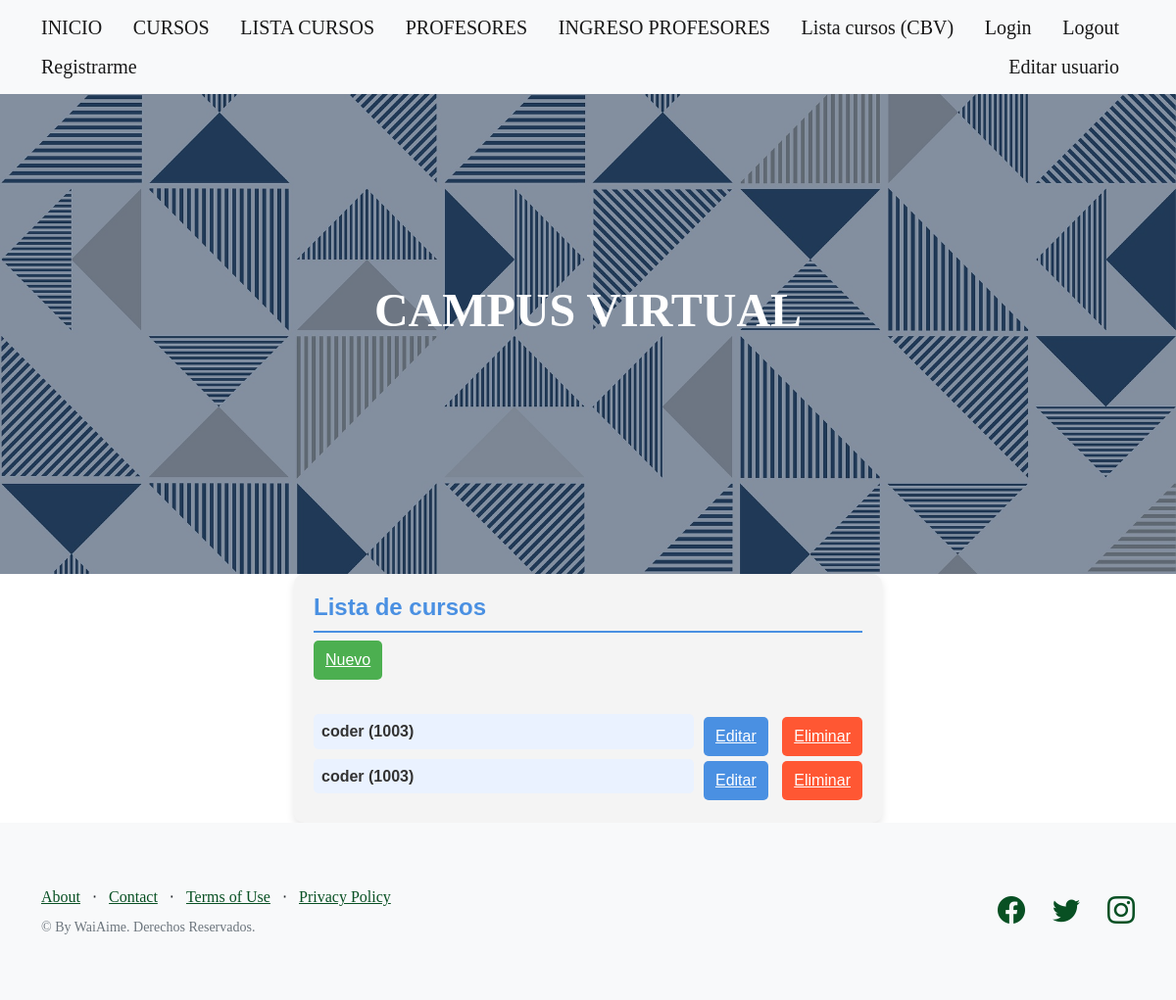
Before: /AppCoder/curso/list with the older database file.
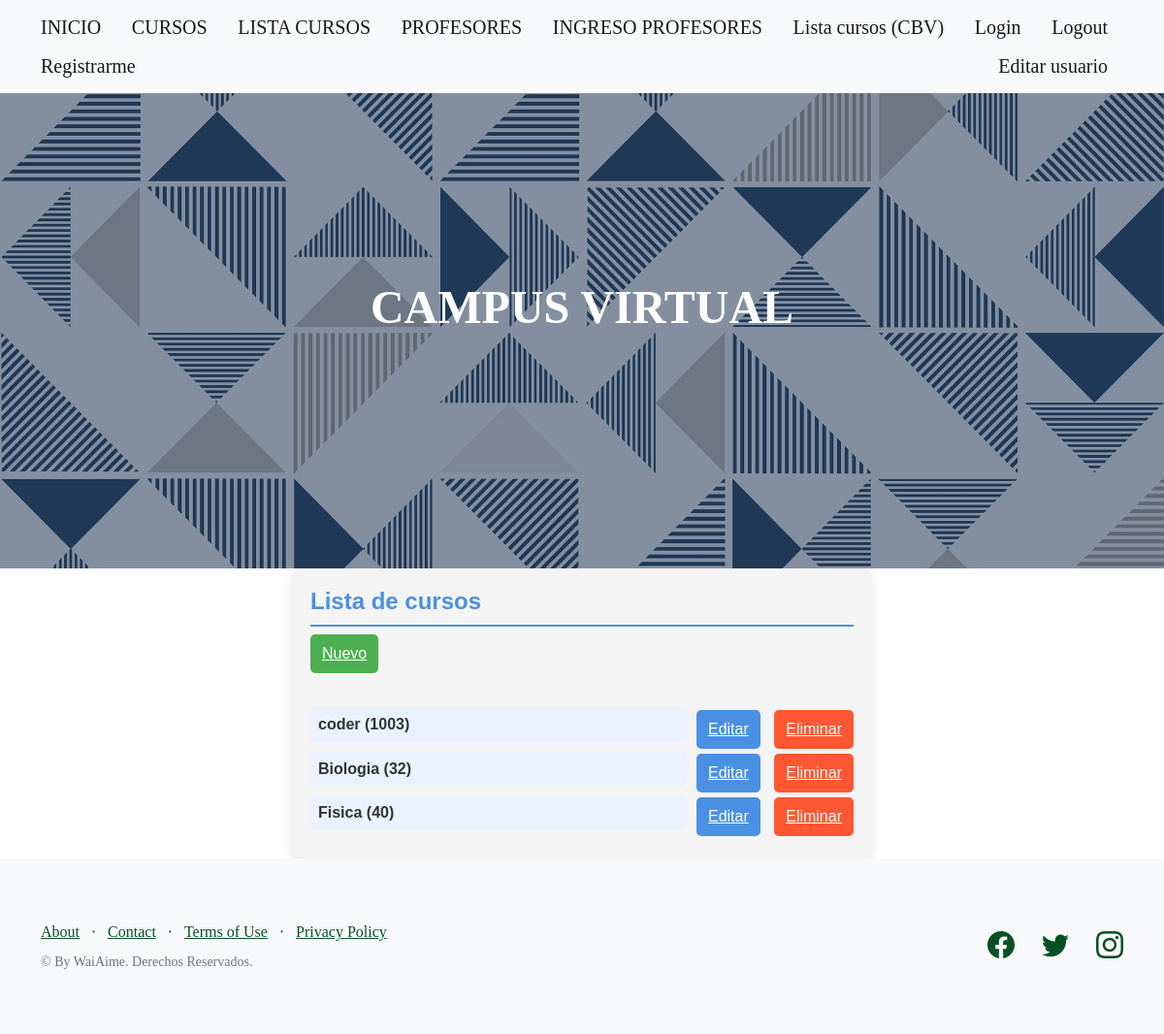
After: the same page with the newer database file.
### AppCoder/models.py (models this page shows, shortened)
class Curso(models.Model):
    curso = models.CharField(max_length=100)
    camada = models.IntegerField()

### AppCoder/views.py (the view)
# urls.py: path("curso/list", CursoListView.as_view(), name="curso-list"),
class CursoListView(ListView):
    model = Curso
    context_object_name = "cursos"
    template_name = "AppCoder/cbv_curso_list.html"

### AppCoder/templates/AppCoder/cbv_curso_list.html
{% extends "AppCoder/padre.html" %}
{% block contenidoQueCambia %}
<div style="font-family: Arial, sans-serif; padding: 20px; background-color: #f4f4f4; max-width: 600px; margin: auto; border-radius: 10px; box-shadow: 0 4px 8px rgba(0, 0, 0, 0.1);">
    <h4 style="color: #4a90e2; border-bottom: 2px solid #4a90e2; padding-bottom: 10px;">Lista de cursos</h4>
    <button style="background-color: #4CAF50; color: white; padding: 8px 12px; border: none; border-radius: 5px; cursor: pointer; margin-bottom: 15px;">
        <a href="{% url 'curso-create' %}" style="color: white;">Nuevo</a>
    </button>
    <div style="margin-top: 20px;">
    {% for curso in cursos %}
        <div style="display: flex; justify-content: space-between; align-items: center;">
            <h6 style="color: #333; background-color: #eaf2ff; padding: 8px; border-radius: 5px; margin-bottom: 10px; flex-grow: 1;">
                {{curso.curso}} ({{curso.camada}})
            </h6>
            <div>
                <button style="background-color: #4a90e2; color: white; padding: 8px 12px; border: none; border-radius: 5px; cursor: pointer; margin-left: 10px;">
                    <a href="{% url 'curso-update' curso.pk %}" style="color: white;">Editar</a>
                </button>
                <button style="background-color:  #FF5733; color: white; padding: 8px 12px; border: none; border-radius: 5px; cursor: pointer; margin-left: 10px;">
                    <a href="{% url 'curso-delete' curso.pk %}" style="color: white;">Eliminar</a>
                </button>
            </div>
        </div>
    {% endfor %}
    </div>
</div>
{% endblock %}

### AppCoder/templates/AppCoder/padre.html (shortened to what this page needs)
{% load static %}
<!DOCTYPE html>
<html lang="es">
    <head>
        <link href="https://cdn.jsdelivr.net/npm/bootstrap-icons@1.5.0/font/bootstrap-icons.css" rel="stylesheet" type="text/css" />
        <link href="{% static "AppCoder/css/styles.css"  %}" rel="stylesheet" />
    </head>
    <body>
        <nav class="navbar navbar-light bg-light static-top">
            <div class="container">
                <a class="navbar-brand" href="/AppCoder/inicio/">INICIO</a>
                <a class="navbar-brand" href="/AppCoder/cursos/">CURSOS</a>
                <a class="navbar-brand" href="/AppCoder/cursos-lista/">LISTA CURSOS </a>
                <a class="navbar-brand" href="/AppCoder/profesores/">PROFESORES</a>
                <a class="navbar-brand" href="/AppCoder/profesores-lista/">INGRESO PROFESORES</a>
                <a class="navbar-brand" href="{% url 'curso-list' %}">Lista cursos (CBV)</a>
                <a class="navbar-brand" href="{% url 'login' %}">Login</a>
                <a class="navbar-brand" href="{% url 'logout' %}">Logout</a>
                <a class="navbar-brand" href="{% url 'registro' %}">Registrarme</a>
                <a class="navbar-brand" href="{% url 'editar-usuario' %}">Editar usuario</a>
            </div>
        </nav>
        <header class="masthead">
            <div class="container position-relative">
                <div class="row justify-content-center">
                    <div class="col-xl-6">
                        <div class="text-center text-white">
                            <h1 class="mb-5">CAMPUS VIRTUAL</h1>
                        </div>
                    </div>
                </div>
            </div>
        </header>
        {% block contenidoQueCambia %}
        {% endblock %}
        <footer class="footer bg-light">
            <div class="container">
                <div class="row">
                    <div class="col-lg-6 h-100 text-center text-lg-start my-auto">
                        <ul class="list-inline mb-2">
                            <li class="list-inline-item"><a href="#!">About</a></li>
                            <li class="list-inline-item">⋅</li>
                            <li class="list-inline-item"><a href="#!">Contact</a></li>
                            <li class="list-inline-item">⋅</li>
                            <li class="list-inline-item"><a href="#!">Terms of Use</a></li>
                            <li class="list-inline-item">⋅</li>
                            <li class="list-inline-item"><a href="#!">Privacy Policy</a></li>
                        </ul>
                        <p class="text-muted small mb-4 mb-lg-0">&copy; By WaiAime. Derechos Reservados.</p>
                    </div>
                    <div class="col-lg-6 h-100 text-center text-lg-end my-auto">
                        <ul class="list-inline mb-0">
                            <li class="list-inline-item me-4">
                                <a href="#!"><i class="bi-facebook fs-3"></i></a>
                            </li>
                            <li class="list-inline-item me-4">
                                <a href="#!"><i class="bi-twitter fs-3"></i></a>
                            </li>
                            <li class="list-inline-item">
                                <a href="#!"><i class="bi-instagram fs-3"></i></a>
                            </li>
                        </ul>
                    </div>
                </div>
            </div>
        </footer>
    </body>
</html>

Changed rows visible on the page:
removed Curso: curso "coder", camada "1003"
added Curso: curso "Biologia", camada "32"
added Curso: curso "Fisica", camada "40"
